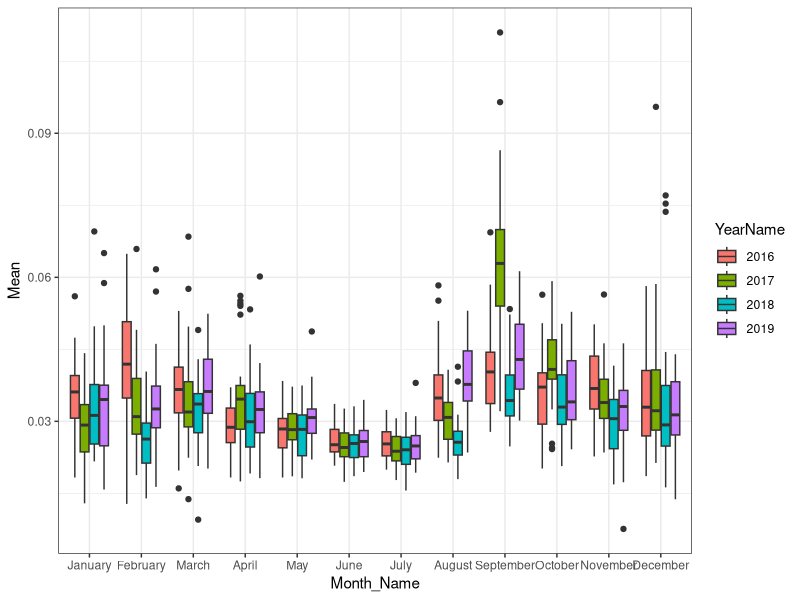
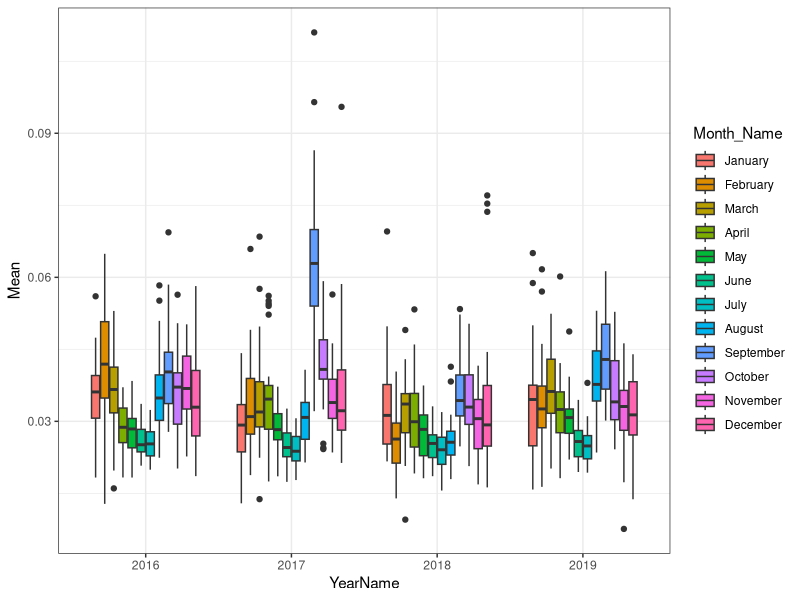

The R source for these figures, in order:
## ---- chunk 1
knitr::opts_chunk$set(echo = TRUE)
library(tidyverse)
library(lubridate)
## ---- chunk 2
Aerosol <- read_csv("AerosolDepth.csv")


## ---- chunk 3
##making the time stamp and actual date
names(Aerosol)[names(Aerosol)=="Time"] <- "date"
Aerosol$date <- as.POSIXct(Aerosol$date, format = '%m/%d/%y')
Aerosol<- Aerosol %>%
separate(date, sep="-", into = c("Year", "Month", "Day"))
##Now we have year month day and hour but they are in chr formats so lets make it into a num
Aerosol$Year <- as.numeric(Aerosol$Year)
Aerosol$Month <- as.numeric(Aerosol$Month)
Aerosol$Day <- as.numeric(Aerosol$Day)
Aerosol$date <- 0
Aerosol <- Aerosol  %>%
      mutate( date = make_date(Year, Month, Day )  )


Aerosol <- Aerosol %>%
 mutate(
    YearName = case_when(
      Year =='2016' ~ "2016",
      Year == '2017'~ "2017",
      Year == '2018'~ "2018",
      Year == '2019'~ "2019",
      Year == '2020'~ "2020")) %>%
  mutate(
    Month_Name = case_when(
      Month == '1' ~ "January",
      Month == '2' ~ "February",
      Month == '3' ~ "March",
      Month == '4' ~ "April",
      Month == '5' ~ "May",
      Month == '6' ~ "June",
      Month == '7' ~ "July",
      Month == '8' ~ "August",
      Month == '9' ~ "September",
      Month == '10' ~ "October",
      Month == '11' ~ "November",
      Month == '12' ~ "December"))%>%
    mutate(Month_Name = factor(Month_Name))
Aerosol$Month_Name <- fct_reorder(Aerosol$Month_Name,  Aerosol$Month,min )
Aerosol$YearName <- as.factor(Aerosol$YearName)
##adding some filters on to the mean values (this is the values that giovanni filters in)
Aerosol <- Aerosol %>%
    filter(Mean <0.118793
  )%>%
  filter(Mean > 0.00495)

## ---- chunk 4
AerosolMonth<- Aerosol%>%
  group_by(Month, Year)%>%
  summarise(meanMonth = mean(Mean)) 
AerosolMonth <- Aerosol %>%
 mutate(
    YearName = case_when(
      Year =='2016' ~ "2016",
      Year == '2017'~ "2017",
      Year == '2018'~ "2018",
      Year == '2019'~ "2019",
      Year == '2020'~ "2020")) %>%
  mutate(
    Month_Name = case_when(
      Month == '1' ~ "January",
      Month == '2' ~ "February",
      Month == '3' ~ "March",
      Month == '4' ~ "April",
      Month == '5' ~ "May",
      Month == '6' ~ "June",
      Month == '7' ~ "July",
      Month == '8' ~ "August",
      Month == '9' ~ "September",
      Month == '10' ~ "October",
      Month == '11' ~ "November",
      Month == '12' ~ "December"))%>%
    mutate(Month_Name = factor(Month_Name))
AerosolMonth$Month_Name <- fct_reorder(AerosolMonth$Month_Name,  AerosolMonth$Month,min )
AerosolMonth$YearName <- as.factor(AerosolMonth$YearName)


## ---- chunk 5

ggplot(data = Aerosol, 
       mapping = aes(x = Month_Name,
                     y = Mean,
                     fill = YearName)) +  geom_boxplot() + theme_bw()

ggplot(data = AerosolMonth, 
       mapping = aes(x = YearName,
                     y = Mean,
                     fill = Month_Name)) +  geom_boxplot() + theme_bw()


